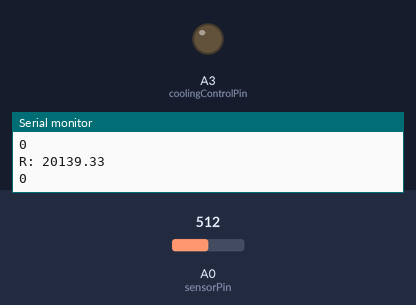
Bench run of a sketch on a simulated Arduino Uno, built with avr-gcc and run on an emulated ATmega328P. Parts: output pins drawn as LEDs (lit = HIGH), the last lines printed to the serial monitor. Inputs (shaded band) come from the test bench; at power-on: A0 (sensorPin) = 512.

Above: at 7.4 s.
7.5 s: A0 (sensorPin) set to 435
11.2 s: A0 (sensorPin) set to 403
At 12.7 s:
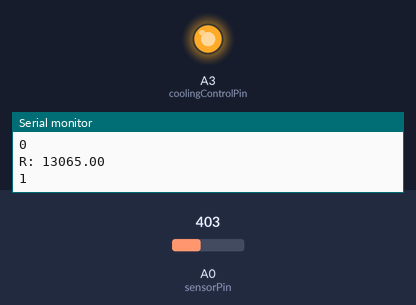
13.9 s: A0 (sensorPin) set to 493
17.2 s: A0 (sensorPin) set to 523
At 21.3 s:
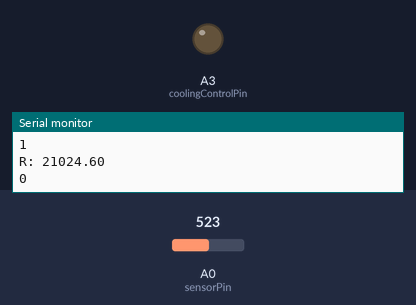
Timing chart, 0 to 22.5 s (numbered marks = the images above; inputs shaded):
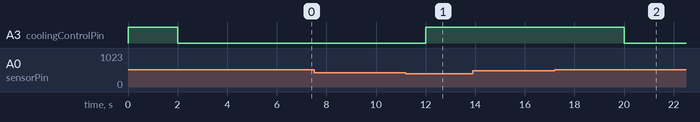

The sketch:

arduino_wineCoolerControl.ino
```cpp
const int sensorPin = A0;  // Analog input pin that senses Vout
const int coolingControlPin = A3; //Analog output pin to turn on and off cooling
int sensorValue = 0;       // sensorPin default value
float Vin = 5;             // Input voltage
float Vout = 0;            // Vout default value
float Rref = 20100;          // Reference resistor's value in ohms (you can give this value in kiloohms or megaohms - the resistance of the tested resistor will be given in the same units)
float R = 0;               // Tested resistors default value
float previousResistorValue = 0; //value to store previous resistor value to calculate short average.
float resistorAverage = 0; //short average resistor value
float resistorOnValue = 14000;  //value to be above in order to turn on the cooling about 64 Farenheit
float resistorOffValue = 20000;  //value to be above in order to turn off the cooling about 59 Farenheit
int onOff=0;                      //onoff state
void setup ()
{
  Serial.begin(9600);      // Initialize serial communications at 9600 bps
  pinMode(coolingControlPin, OUTPUT);
}

void loop ()
{
  sensorValue = analogRead(sensorPin);  // Read Vout on analog input pin A0 (Arduino can sense from 0-1023, 1023 is 5V)
  Vout = (Vin * sensorValue) / 1023;    // Convert Vout to volts
  R = Rref * (1 / ((Vin / Vout) - 1));  // Formula to calculate tested resistor's value
  //calculate the short average
  resistorAverage = (R+previousResistorValue)/2; // parans important here
  previousResistorValue = R;
  if (resistorAverage < resistorOnValue )
  {
    digitalWrite(coolingControlPin, HIGH);
    onOff = 1;
  }
  if(resistorAverage > resistorOffValue)
  {
    digitalWrite(coolingControlPin, LOW);
    onOff = 0;
  }
  Serial.print("R: ");
  Serial.println(R);                    // Give calculated resistance in Serial Monitor
  Serial.println(onOff);
  delay(2000);                          // Delay in milliseconds between reeds
}
```

Measured:
- the behaviour switches between 420 and 419 on A0 (sensorPin) (found by bisection; images 0 and 1)
- the behaviour switches between 510 and 511 on A0 (sensorPin) (found by bisection; images 1 and 2)
- after the input at 11.2 s, A3 (coolingControlPin): LOW → HIGH after 0.81 s
- after the input at 17.2 s, A3 (coolingControlPin): HIGH → LOW after 2.8 s
